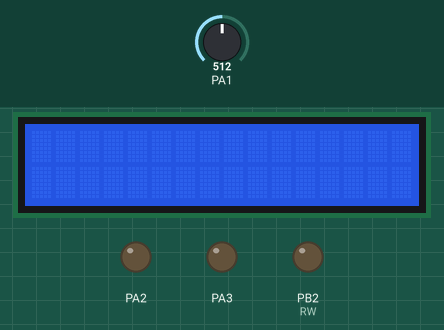
This program was run on a simulated ATmega32, built with avr-gcc and emulated at 8 MHz. Shown: 16×2 character LCD, output pins drawn as LEDs (lit = HIGH). Wiring (inferred from the names in the program): character LCD (HD44780): RS PB1; R/W PA0; E PB3; data PA4, PA5, PA6, PA7. Dashed ring = blinking. The inputs (shaded band) are chosen by the test bench; at power-on: PA1 = 512. Pins used as bus, display or sensor lines are not drawn.

Above: at 1.7 s.
1.8 s: PA1 set to 420
5.1 s: PA1 set to 391
At 7.3 s:
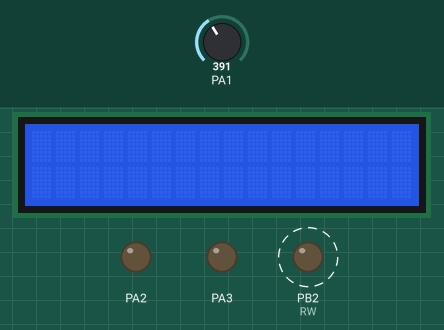
7.9 s: PA1 set to 6
13.6 s: PA1 set to 16
16.4 s: PA1 set to 122
Timing chart, 0 to 21.7 s (numbered marks = the images above; inputs shaded):
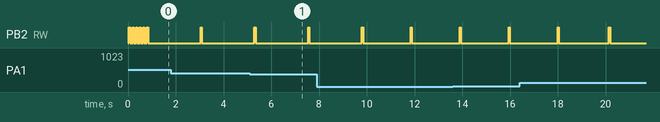

Measured:
- the behaviour switches between 410 and 409 on PA1 (found by bisection; images 0 and 1)
- by itself, PB2 (RW): alternates HIGH for 0.05 s and LOW for 2.0 s

The program:

main.c
```c
/*
 * Atmega32_Driver.c
 *
 * Created: 4/22/2023 11:34:52 AM
 * Author : Ahmed Adel Wafdy
 */

#include "ADC.h"
#include "lcd.h"
#define F_CPU 8000000UL

uint32_t ADC_Data;
uint32_t Temp;

int main(void)
{
	lcd_init();
	ADC_Config_t adc_cfg;
	adc_cfg.ADC_Mode =ADC_MODE_SINGLE_CONVERSION;
	adc_cfg.ADC_Prescaler = ADC_PRESCALER_64;
	adc_cfg.ADC_Res_presentation = ADC_RES_PRESENTATION_LEFT_ADJUSTED;
	adc_cfg.ADC_Volt_Ref = ADC_VOLT_REF_AVCC;
	adc_cfg.ADC_IRQ_Enable = ADC_IRQ_ENABLE_NONE;
	adc_cfg.P_CallBack = NULL;

	MCAL_ADC_Init(&adc_cfg);
	while(1){
	MCAL_ADC_Get_Result(ADC1,&ADC_Data,ADC_ENABLE);
	Temp  =(((ADC_Data *5000) / 1024) /10);
	lcd_send_string("Temp: ");
	lcd_send_number(Temp);
	lcd_send_string(" C");
	_delay_ms(1000);
	lcd_clear();
	}
}
```

lcd.c
```c
/*
 * lcd.c
 *
 * Created: 4/22/2023 8:17:40 AM
 *  Author: Ahmed Adel Wafdy
 */

#include "lcd.h"

void lcd_is_busy(void)
{
	LCD_DATA_dir_PORT &= ~(0xff<<DATA_shift);
	LCD_CTRL |= (1<<RW); //read
	LCD_CTRL  &= ~(1<<RS);

	lcd_kick();
	LCD_DATA_dir_PORT = 0xff;
	LCD_CTRL &= ~(1<<RW); //write
}
void lcd_kick(void)
{
	LCD_CTRL &= ~(1<<EN);
	asm volatile ("nop");
	asm volatile ("nop");
	_delay_ms(50);
	LCD_CTRL |= (1<<EN);

}
void lcd_send_command(unsigned char command)
{
	#ifdef EIGHT_BIT_MODE
		lcd_is_busy();
		LCD_PORT = command;
		LCD_CTRL &= ~(1<<RW) | (1<<RS);
		lcd_kick();

#endif
	#ifdef FOUR_BIT_MODE
		lcd_is_busy();
		LCD_PORT = (LCD_PORT & 0x0F) | (command &0xF0);
		LCD_CTRL &= ~(1<<RW) | (1<<RS);
		lcd_kick();
		LCD_PORT = (LCD_PORT & 0x0F) | (command << 4);
		LCD_CTRL &= ~(1<<RW) | (1<<RS);
		lcd_kick();
#endif

}
void lcd_init(void)
{
	_delay_ms(20);
	LCD_CTRL_dir_PORT |= (1<<EN | 1<<RW |1<<RS );
	LCD_CTRL &= ~(1<<EN | 1<<RW |1<<RS );
	LCD_DATA_dir_PORT = 0xFF;
	_delay_ms(20);

	lcd_clear();
	#ifdef EIGHT_BIT_MODE
		lcd_send_command(LCD_8BIT_MODE_2_LINE);
#endif

	#ifdef FOUR_BIT_MODE
		lcd_send_command(0x02);
		lcd_send_command(LCD_4BIT_MODE_2_LINE);
	#endif
	lcd_send_command(LCD_ENTERY_MODE_INC_SHIFT_OFF);
	lcd_send_command(LCD_BEGIN_AT_FIRST_RAW);
	lcd_send_command(LCD_DISPLAY_ON_UNDERLINE_ON_CURSOR_ON);
}
void lcd_send_char(unsigned char The_char)
{
		#ifdef EIGHT_BIT_MODE
			lcd_is_busy();
			LCD_PORT = The_char;
			LCD_PORT =((The_char)<< DATA_shift);
			LCD_CTRL |= 1<<RS;
			LCD_CTRL &= ~(1<<RW);
			lcd_kick();
		#endif

		#ifdef FOUR_BIT_MODE
			LCD_PORT = (LCD_PORT & 0x0F) | (The_char &0xF0);
			LCD_CTRL |= 1<<RS;
			LCD_CTRL &= ~(1<<RW);
			lcd_kick();
			LCD_PORT = (LCD_PORT & 0x0F) | (The_char << 4);

			LCD_CTRL |= 1<<RS;
			LCD_CTRL &= ~(1<<RW);
			lcd_kick();
		#endif
}
void lcd_send_string(unsigned char* The_char)
{
	int count=0;
	while(*The_char){
		lcd_send_char(*The_char++);
		count++;
		if(count == 16){
			lcd_send_command(LCD_BEGIN_AT_SECOND_RAW);
		}
		else if( count == 32 || count == 33){
			lcd_clear();
			lcd_send_command(LCD_BEGIN_AT_FIRST_RAW);
			count = 0;
		}
	}

}
void lcd_set_position(unsigned char line ,unsigned char pos)
{
	if(line == 0){
		if(pos <16 && pos>=0){
			lcd_send_command(0x80+pos);
		}else if(line == 1){
			if(pos <16 && pos>=0){
				lcd_send_command(0x80+pos);
				}
		}
	}

}
void lcd_clear(void)
{
	lcd_send_command(LCD_CLEAR);
	}
void lcd_send_number(int number)
{
	char str[7];
	sprintf(str,"%d",number);
	lcd_send_string(str);

}
void lcd_send_real_number(float number)
{
		char str[16];
		char *tmpSign = (number < 0)?"-":"-";
		float tmpVal = (number < 0)?-number :number;

		int tmpInt1 = tmpVal;
		float tmpFrac = tmpVal -tmpInt1;
		int tmpInt2 = tmpFrac*10000;
		sprintf(str,"%s%d.%o4d",tmpSign,tmpInt1,tmpInt2);
		lcd_send_string(str);
}
```

lcd.h
```c
/*
 * lcd.h
 *
 * Created: 4/22/2023 8:16:39 AM
 *  Author: Ahmed Adel Wafdy
 */


#ifndef LCD_H_
#define LCD_H_

#include <avr/io.h>

#define F_CPU						8000000UL
#include <util/delay.h>
#include <stdlib.h>
#include <stdio.h>

#define LCD_PORT					PORTA
#define LCD_DATA_dir_PORT			DDRA
#define DATA_shift					0
#define LCD_CTRL					PORTB
#define LCD_CTRL_dir_PORT			DDRB
#define EN							3
#define RW							2
#define RS							1


//#define EIGHT_BIT_MODE
#define FOUR_BIT_MODE

//commands

#define LCD_RS_PIN					0
#define LCD_RW_PIN					1
#define LCD_EN_PIN					2
#define LCD_RS_ENABLE				1
#define LCD_RS_DISABLE				0
#define READ_FROM_LCD				1
#define WRITE_TO_LCD				0
#define	LCD_ENABLE					1
#define LCD_DISABLE					0
#define FIRST_LINE					0
#define SECOND_LINE					1


#define LCD_CLEAR                                  0x01
#define LCD_RETURN_HOME                            0x02
#define LCD_ENTERY_MODE_DEC_SHIFT_OFF              0x04
#define LCD_ENTERY_MODE_DEC_SHIFT_ON               0x05
#define LCD_ENTERY_MODE_INC_SHIFT_OFF              0x06
#define LCD_ENTERY_MODE_INC_SHIFT_ON               0x07
#define LCD_CURSOR_MOVE_SHIFT_LEFT                 0x10
#define LCD_CURSOR_MOVE_SHIFT_RIGHT                0x14
#define LCD_DISPLAY_SHIFT_LEFT                     0x18
#define LCD_DISPLAY_SHIFT_RIGHT                    0x1C
#define LCD_DISPLAY_ON_UNDERLINE_OFF_CURSOR_OFF    0x0C
#define LCD_DISPLAY_ON_UNDERLINE_OFF_CURSOR_ON     0x0D
#define LCD_DISPLAY_ON_UNDERLINE_ON_CURSOR_OFF     0x0E
#define LCD_DISPLAY_ON_UNDERLINE_ON_CURSOR_ON      0x0F
#define LCD_DISPLAY_OFF_CURSOR_OFF                 0x08
#define LCD_8BIT_MODE_2_LINE                       0x38
#define LCD_4BIT_MODE_2_LINE                       0x28
#define LCD_BEGIN_AT_FIRST_RAW				       0x80
#define LCD_BEGIN_AT_SECOND_RAW				       0xC0


//API's
void lcd_is_busy(void);
void lcd_kick(void);
void lcd_send_command(unsigned char command);
void lcd_init(void);
void lcd_send_char(unsigned char The_char);
void lcd_send_string(unsigned char *The_char);
void lcd_set_position(unsigned char line ,unsigned char pos);
void lcd_clear(void);
void lcd_send_number(int number);
void lcd_send_real_number(float number);


#endif /* LCD_H_ */
```

MemoryMap.h
```c
/*
 * MemoryMap.h
 *
 * Created: 4/19/2023 3:01:17 AM
 *  Author: Ahmed Adel Wafdy
 */


#ifndef MEMORYMAP_H_
#define MEMORYMAP_H_
#include "stdint.h"

#define IO_MAPPING_OFFSET	0x20
#define FLASH_MEMORY		0x00
#define SRAM				0x60

#define TIMER0_Base			0x23

#define TIFR_Base			0x36
#define TIMSK_Base			0x37

//GPIO Registers
#define DDRA	*((volatile unsigned char*)0x3A)
#define PORTA	*((volatile unsigned char*)0x3B)
#define PINA	*((volatile unsigned char*)0x39)

#define DDRB	*((volatile unsigned char*)0x37)
#define PORTB	*((volatile unsigned char*)0x38)
#define PINB	*((volatile unsigned char*)0x36)

#define DDRC	*((volatile unsigned char*)0x34)
#define PORTC	*((volatile unsigned char*)0x35)
#define PINC	*((volatile unsigned char*)0x33)

#define DDRD	*((volatile unsigned char*)0x31)
#define PORTD	*((volatile unsigned char*)0x32)
#define PIND	*((volatile unsigned char*)0x30)

//External Interrupt
#define MCUCSR   (*(volatile unsigned char*)0x54)
#define ISC2 6

#define MCUCR   (*(volatile unsigned char*)0x55)
#define ISC00 0
#define ISC01 1
#define ISC10 2
#define ISC11 3
#define GICR    (*(volatile unsigned char*)0x5B)
#define GIFR	(*(volatile unsigned char*)0x5A)

//ADC

#define ADMUX	(*(volatile unsigned char*)0x27)
#define ADCSRA	(*(volatile unsigned char*)0x26)
#define SFIOR	(*(volatile unsigned char*)0x50)
#define ADCL	(*(volatile unsigned char*)0x24)
#define ADCH	(*(volatile unsigned char*)0x25)


typedef struct
{
	volatile uint8_t OCR0_;


	volatile uint8_t TCNT0_;


	volatile union
	{
		volatile uint8_t TCCR0_;
		struct
		{
			volatile uint8_t CS0n_	    	    :3;
			volatile uint8_t WGM01_			:1;
			volatile uint8_t COM0n_				:2;
			volatile uint8_t WGM00_				:1;
			volatile uint8_t FOC0_				:1;
		}bits;
	}TCCR0_;

}TIMER0_t;

#define TIMSK			(*(vuint8_t*)(TIMSK_Base + IO_MAPPING_OFFSET))

#define TOIE0			0
#define OCIE0			1

#define TIFR			(*(vuint8_t*)(TIFR_Base + IO_MAPPING_OFFSET))

#define TOV0			0	/* Timer/Counter0 Overflow Flag */
#define OCF0			1	/* Output Compare Flag 0 */

#define TIMER0			((TIMER0_t*) (TIMER0_Base + IO_MAPPING_OFFSET))


//-----------------------------
//USART Registers
//-----------------------------

//USART I/O Data Register   UDR
#define UDR		*((volatile unsigned char*)0x2C)

//USART Control and Status Register A  UCSRA
#define UCSRA	*((volatile unsigned char*)0x2B)
//USART Control and Status Register B   UCSRB
#define UCSRB	*((volatile unsigned char*)0x2A)
//USART Control and Status Register C   UCSRC
//The UBRRH Register shares the same I/O location as the UCSRC Register
#define UCSRC	*((volatile unsigned char*)0x40)
#define UBRRH	*((volatile unsigned char*)0x40)
//USART Baud Rate Registers   UBRRL and UBRRH
#define UBRRL	*((volatile unsigned char*)0x29)
//USART BITS MACROS

//UCSRA
// Bit 7   RXC: USART Receive Complete
#define RXC			7
//Bit 6   TXC: USART Transmit Complete
#define TXC			6
//Bit 5   UDRE: USART Data Register Empty
#define UDRE		5
//Bit 4   FE: Frame Error
#define FE			4
//Bit 3   DOR: Data OverRun
#define DOR			3
// Bit 2   PE: Parity Error
#define PE			2
//Bit 1   U2X: Double the USART Transmission Speed
#define U2X			1
//Bit 0   MPCM: Multi-processor Communication Mode
#define MPCM		0

//UCSRB
//Bit 7   RXCIE: RX Complete Interrupt Enable
#define RXCIE			7
// Bit 6   TXCIE: TX Complete Interrupt Enable
#define TXCIE			6
//Bit 5   UDRIE: USART Data Register Empty Interrupt Enable
#define UDRIE			5
//Bit 4   RXEN: Receiver Enable
#define RXEN			4
//Bit 3   TXEN: Transmitter Enable
#define TXEN			3
//Bit 2   UCSZ2: Character Size
#define UCSZ2			2
//Bit 1   RXB8: Receive Data Bit 8
#define RXB8			1
// Bit 0   TXB8: Transmit Data Bit 8
#define TXB8			0

//UCSRC
// Bit 7   URSEL: Register Select
#define URSEL			7
//Bit 6   UMSEL: USART Mode Select
#define UMSEL			6
//Bit 5:4   UPM1:0: Parity Mode
#define UPM1			5
#define UPM0			4
//Bit 3   USBS: Stop Bit Select
#define USBS			3
// Bit 2:1   UCSZ1:0: Character Size
#define UCSZ1			2
#define UCSZ0			1
//Bit 0   UCPOL: Clock Polarity
#define UCPOL			0


/*///////////////////////////////////////////////
\\\\\\\\\\\\\\\\\\\\\\\\\\\\\\\\\\\\\\\\\\\\\\\\\
///////////// interrupt functions \\\\\\\\\\\\\\\\
\\\\\\\\\\\\\\\\\\\\\\\\\\\\\\\\\\\\\\\\\\\\\\\\\\\
////////////////////////////////////////////////////*/


#define SREG_Base		0x3F
#define SREG			(*(uint8_t*)(SREG_Base + IO_MAPPING_OFFSET))
#define I_Bit			7

#define Enable_G_Interrupt()	SREG |= (1 << I_Bit)
#define Disable_G_Interrupt()	SREG &= ~(1 << I_Bit)

#endif /* MEMORYMAP_H_ */
```

Utilities.h
```c
/*
 * Utilities.h
 *
 * Created: 4/19/2023 3:01:01 AM
 *  Author: Ahmed Adel Wafdy
 */


#ifndef UTILITIES_H_
#define UTILITIES_H_

#include <stdio.h>
#include <stdint.h>

#define SET_BIT(reg,bit)		(reg|=(1<<bit))
#define TOGGLE_BIT(reg,bit)		(reg^=(1<<bit))
#define CLEAR_BIT(reg,bit)		(reg&=~(1<<bit))
#define READ_BIT(reg,bit)		((reg>>bit)&1)


#endif /* UTILITIES_H_ */
```

ADC.c
```c
/*
 * ADC.c
 *
 * Created: 5/11/2023 1:32:12 AM
 *  Author: Ahmed Adel Wafdy
 */
#include "ADC.h"

ADC_Config_t G_ADC_Config;

void MCAL_ADC_Init(ADC_Config_t *config){
	G_ADC_Config = *config;


	ADCSRA |= config->ADC_Mode;

	ADCSRA |= config->ADC_IRQ_Enable;

	ADMUX |= config->ADC_Res_presentation;

	ADMUX |= config->ADC_Prescaler;

	ADMUX |= config->ADC_Volt_Ref;

	if(config->ADC_IRQ_Enable == ADC_IRQ_ENABLE_ADIE){
			Enable_G_Interrupt();
	}

	SET_BIT(ADCSRA,7);

	if(config->ADC_Mode == ADC_MODE_FREE_RUNNING){
		SET_BIT(ADCSRA,6);
	}
}
void MCAL_ADC_DeInit(void){
	ADMUX = 0x0;
	ADCSRA =0x0;
	SFIOR &= ~(1<<5 | 1<<6 | 1<<7);
}

void MCAL_ADC_Start_Conversion(void){
	if(G_ADC_Config.ADC_Mode == ADC_MODE_SINGLE_CONVERSION){
		SET_BIT(ADCSRA,6);
	}
}
void MCAL_ADC_Get_Result(Channel_Select_t channel,uint16_t *data,Polling_Mechanism_t polling){
	ADMUX &= ~(0x1F);
	ADMUX |= (uint8_t)channel;
	CLEAR_BIT(DDRA,channel);
	MCAL_ADC_Start_Conversion();

	if(polling == ADC_ENABLE){
		while(!READ_BIT(ADCSRA,4));
	}
	if(G_ADC_Config.ADC_Res_presentation == ADC_RES_PRESENTATION_RIGHT_ADJUSTED){
		*data = (ADCL | ((ADCH & (0x03)) <<8 ));
	}
	else{
		*data = ((ADCL & (0xC0)) >>6)  | (ADCH << 2);
	}
	CLEAR_BIT(ADCSRA, 4);

}

ISR(ADC_vect){
	G_ADC_Config.P_CallBack();
}
```

ADC.h
```c
/*
 * ADC.h
 *
 * Created: 5/11/2023 1:32:00 AM
 *  Author: Ahmed Adel Wafdy
 */


#ifndef ADC_H_
#define ADC_H_


//-----------------------------
//INCLUDES
//-----------------------------
#include "GPIO.h"

//USER TYPE DEFINITIONs
//-----------------------------
typedef struct{

	uint8_t ADC_Mode;// specifies ADC Mode
	// This parameter must be set based on @ref ADC_MODE_DEFINE

	uint8_t ADC_Volt_Ref;// specifies ADC Voltage Referrnce
	// This parameter must be set based on @ref ADC_VOLT_REF_DEFINE

	uint8_t ADC_Res_presentation;// specifies ADC Output result presentation(right adjusted or left adjusted)
	// This parameter must be set based on @ref ADC_RES_PRESENTATION_DEFINE

	uint8_t ADC_Prescaler;//  Selects the division factor between the XTAL frequency and the input clock to ADC
	// This parameter must be set based on @ref ADC_PRESCALER_DEFINE

	uint8_t ADC_IRQ_Enable;// Enable or Disable IRQ
	// This parameter must be set based on @ref ADC_IRQ_ENABLE_DEFINE

	void (*P_CallBack)(void);//set the C Function which will be called once IRQ Happens
	}ADC_Config_t;


//Macros

//@ref ADC_MODE_DEFINE
#define ADC_MODE_SINGLE_CONVERSION							  (uint8_t)(0)
#define ADC_MODE_FREE_RUNNING								  (uint8_t)(1<<ADCSRA)

//@ref ADC_VOLT_REF_DEFINE
#define ADC_VOLT_REF_AREF									( 0<<7 | 0<<6)
#define ADC_VOLT_REF_AVCC									( 0<<7 | 1<<6)
#define ADC_VOLT_REF_INTERNAL								( 1<<7 | 1<<6)

//@ref ADC_RES_PRESENTATION_DEFINE
#define ADC_RES_PRESENTATION_RIGHT_ADJUSTED			       (uint8_t)(0)
#define ADC_RES_PRESENTATION_LEFT_ADJUSTED			       (uint8_t)(1<<5)

//@ref ADC_PRESCALER_DEFINE
#define ADC_PRESCALER_2									(1<<0)
#define ADC_PRESCALER_4									(2<<0)
#define ADC_PRESCALER_8									(3<<0)
#define ADC_PRESCALER_16								(4<<0)
#define ADC_PRESCALER_32								(5<<0)
#define ADC_PRESCALER_64								(6<<0)
#define ADC_PRESCALER_128								(7<<0)

//@ref ADC_IRQ_ENABLE_DEFINE
#define ADC_IRQ_ENABLE_NONE								( 0<<3)
#define ADC_IRQ_ENABLE_ADIE								( 1<<3)

typedef enum
{
	ADC0,
	ADC1,
	ADC2,
	ADC3,
	ADC4,
	ADC5,
	ADC6,
	ADC7
}Channel_Select_t;

typedef enum
{
	ADC_ENABLE,
	ADC_DISABLE
}Polling_Mechanism_t;
/*
 *============================================
 *============================================
 * APIs Supported by "MCAL ADC DRIVER"
 *============================================
 *============================================
 *
 */
void MCAL_ADC_Init(ADC_Config_t *config);
void MCAL_ADC_DeInit(void);

void MCAL_ADC_Start_Conversion(void);
void MCAL_ADC_Get_Result(Channel_Select_t channel,uint16_t *data,Polling_Mechanism_t polling);

#endif /* ADC_H_ */
```

GPIO.h
```c
/*
 * GPIO.h
 *
 * Created: 4/19/2023 3:01:17 AM
 *  Author: Ahmed Adel Wafdy
 */


#ifndef GPIO_H_
#define GPIO_H_

//-----------------------------
//INCLUDES
//-----------------------------
#include "MemoryMap.h"
#include "Utilities.h"

//-----------------------------
//USER TYPE DEFINITIONs
//-----------------------------

typedef enum Port {
	A=0,
	 B,
	 C,
	 D
} PORT_t;
typedef enum PullupStatus{
	Pullup_OFF=0,
	 Pullup_ON
}PULLUP_STATUS_t;
typedef enum PINStatus{
	OUT_OFF=0,
	 OUT_ON
}PIN_Status_t;
//macros
#define PIN_0 0b00000001
#define PIN_1 0b00000010
#define PIN_2 0b00000100
#define PIN_3 0b00001000
#define PIN_4 0b00010000
#define PIN_5 0b00100000
#define PIN_6 0b01000000
#define PIN_7 0b10000000

/*
 *============================================
 *============================================
 * APIs Supported by "MCAL GPIO DRIVER"
 *============================================
 *============================================
 *
 */

void INTIAL_PORT_INPUT(PORT_t port,PULLUP_STATUS_t status);
void INTIAL_PORT_OUTPUT(PORT_t port,uint8_t Intial_Value);
void WRITE_PORT(PORT_t port, uint8_t DATA);
uint8_t READ_PORT(PORT_t port);
void TOGGLE_PORT(PORT_t port);

/*PIN Functions Deceleration*/
void INTIAL_PIN_INPUT(PORT_t port,uint8_t PIN_NUM,PULLUP_STATUS_t);
void INTIAL_PIN_OUTPUT(PORT_t port,uint8_t PIN_NUM,PIN_Status_t Intial_val);
void WRITE_PIN(PORT_t port,uint8_t PIN_NUM,uint8_t data);
uint8_t READ_PIN(PORT_t port,uint8_t PIN_NUM);
void TOGGLE_PIN(PORT_t port, uint8_t PIN_NUM);


#endif /* GPIO_H_ */
```

Source omitted: GPIO.c (4063 bytes)
